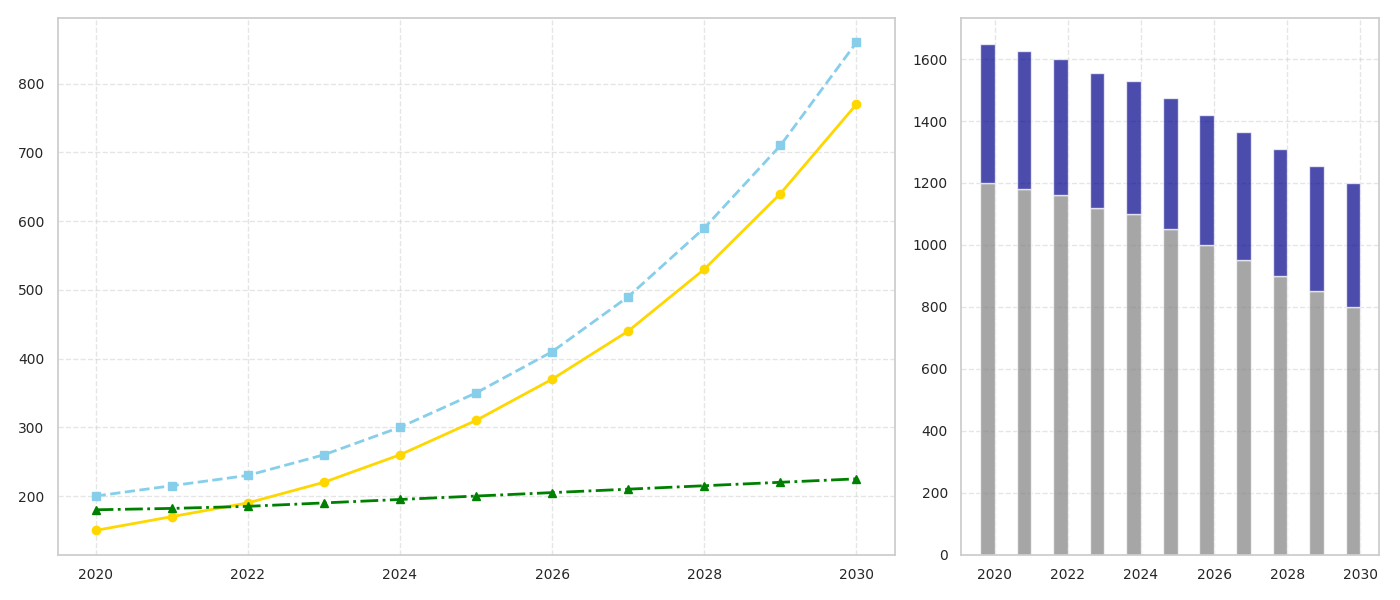

Write Python code to recreate this figure.
import matplotlib.pyplot as plt
import numpy as np

# Define the years for the x-axis
years = np.arange(2020, 2031)

# Original data for renewable energy production in Europe
solar_energy = [150, 170, 190, 220, 260, 310, 370, 440, 530, 640, 770]
wind_energy = [200, 215, 230, 260, 300, 350, 410, 490, 590, 710, 860]
hydro_energy = [180, 182, 185, 190, 195, 200, 205, 210, 215, 220, 225]

# Additional data for non-renewable energy production (in GWh) in Europe
fossil_energy = [1200, 1180, 1160, 1120, 1100, 1050, 1000, 950, 900, 850, 800]
nuclear_energy = [450, 445, 440, 435, 430, 425, 420, 415, 410, 405, 400]

# Create a figure with a grid layout for multiple subplots
fig, (ax1, ax2) = plt.subplots(1, 2, figsize=(14, 6), gridspec_kw={'width_ratios': [2, 1]})

# First plot: Line chart of renewable energy production
ax1.plot(years, solar_energy, marker='o', linestyle='-', color='gold', linewidth=2)
ax1.plot(years, wind_energy, marker='s', linestyle='--', color='skyblue', linewidth=2)
ax1.plot(years, hydro_energy, marker='^', linestyle='-.', color='green', linewidth=2)

ax1.grid(True, linestyle='--', alpha=0.5)

# Second plot: Stacked bar chart for energy mix comparison
width = 0.4  # width of the bars

# Plot the data
ax2.bar(years - width / 2, fossil_energy, width, color='gray', alpha=0.7)
ax2.bar(years - width / 2, nuclear_energy, width, bottom=fossil_energy, color='darkblue', alpha=0.7)

ax2.grid(True, linestyle='--', alpha=0.5)

# Remove textual elements
ax1.tick_params(labelsize=10)
ax2.tick_params(labelsize=10)

# Adjust layout for better readability
plt.tight_layout()

# Display the final plot
plt.show()
